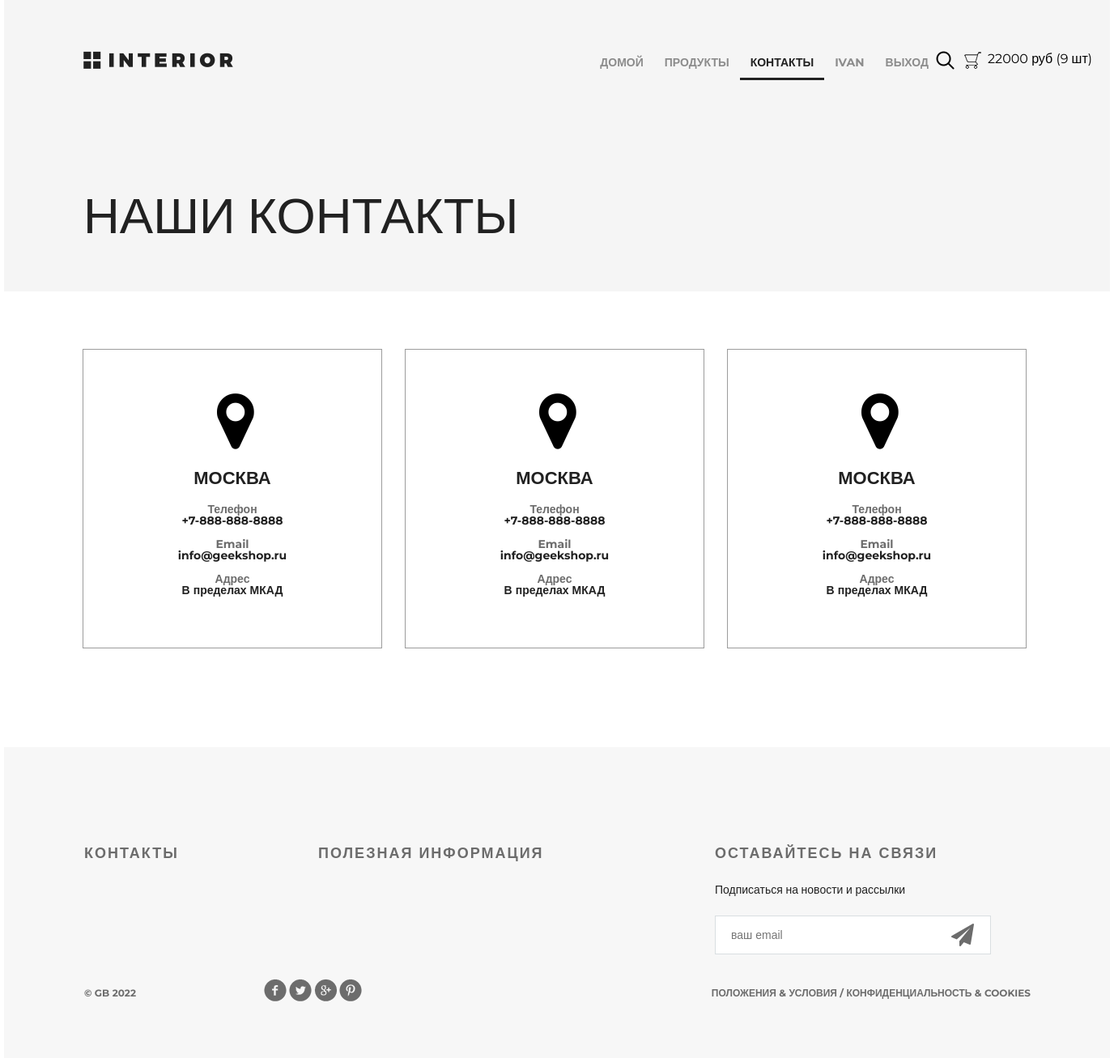
/contact/ (signed in), run on the app's committed database.
### authapp/models.py (models this page shows)
class ShopUser(AbstractUser):
    avatar = models.ImageField(upload_to='users', blank=True, verbose_name='Аватарка')
    age = models.PositiveSmallIntegerField(verbose_name='Возраст')

### basketapp/models.py (models this page shows, shortened)
class Basket(models.Model):
    product = models.ForeignKey(Product, on_delete=models.CASCADE, verbose_name='Товар')
    user = models.ForeignKey(settings.AUTH_USER_MODEL, on_delete=models.CASCADE, verbose_name='Пользователь')
    quantity = models.PositiveSmallIntegerField(default=0, verbose_name='Количество')
    created_at = models.DateTimeField(auto_now_add=True, verbose_name='Добавлен')
    class Meta:
        verbose_name = 'корзина'
        verbose_name_plural = 'корзины'
        ordering = ('created_at',)
    @property
    def product_cost(self):
        return self.product.price * self.quantity
    @property
    def total_quantity(self):
        _items = Basket.objects.filter(user=self.user)  # Получаем все тваоры из корзины по пользователю
        return sum(list(_items.values_list('quantity', flat=True)))
    @property
    def total_cost(self):
        _items = Basket.objects.filter(user=self.user)
        return sum(list(map(lambda x: x.product_cost, _items)))

### mainapp/models.py (models this page shows, shortened)
class Product(models.Model):
    category = models.ForeignKey(Category, on_delete=models.CASCADE, verbose_name='Категория', related_name='products')
    image = models.ImageField(upload_to='product', blank=True, null=True, verbose_name='Изображение')
    name = models.CharField(max_length=128, verbose_name='Название')
    short_desc = models.CharField(max_length=128, verbose_name='Краткое описание')
    description = models.TextField('Описание')
    price = models.DecimalField(max_digits=8, decimal_places=2, verbose_name='Цена')
    quantity = models.PositiveSmallIntegerField(default=0, verbose_name='Количество')
    is_active = models.BooleanField(default=True, verbose_name='Активен')
    class Meta:
        verbose_name = 'продукт'
        verbose_name_plural = 'продукты'

### mainapp/views.py (the view)
# urls.py: path('contact/', views.contact, name='contact'),
def contact(request):
    context = {
        'basket': get_basket(request.user)
    }
    return render(request, 'mainapp/contact.html', context)

### mainapp/services.py (called while the page is built)
def get_basket(user):
    basket_list = []
    if user.is_authenticated:
        basket_list = Basket.objects.filter(user=user)
    return basket_list

### mainapp/templates/mainapp/contact.html
{% extends 'mainapp/base.html' %}
{% load static %}
{% block menu %}
    <div class="hero">
        <div class="header clearfix">
            {% include 'mainapp/includes/inc_main_menu.html' %}
        </div>
        <h1>наши контакты</h1>
    </div>
{% endblock %}
{% block content %}
    <div class="location">
        <div class="location-1">
            <i class="fa fa-map-marker fa-5x"></i>
            <h4>Москва</h4>
            <div class="contacts">
                <h5>Телефон</h5>
                <p>+7-888-888-8888</p>
            </div>
            <div class="contacts">
                <h5>Email</h5>
                <p>info@geekshop.ru</p>
            </div>
            <div class="contacts">
                <h5>Адрес</h5>
                <p>В пределах МКАД</p>
            </div>
        </div>
        <div class="location-1">
            <i class="fa fa-map-marker fa-5x"></i>
            <h4>Москва</h4>
            <div class="contacts">
                <h5>Телефон</h5>
                <p>+7-888-888-8888</p>
            </div>
            <div class="contacts">
                <h5>Email</h5>
                <p>info@geekshop.ru</p>
            </div>
            <div class="contacts">
                <h5>Адрес</h5>
                <p>В пределах МКАД</p>
            </div>
        </div>
        <div class="location-1">
            <i class="fa fa-map-marker fa-5x"></i>
            <h4>Москва</h4>
            <div class="contacts">
                <h5>Телефон</h5>
                <p>+7-888-888-8888</p>
            </div>
            <div class="contacts">
                <h5>Email</h5>
                <p>info@geekshop.ru</p>
            </div>
            <div class="contacts">
                <h5>Адрес</h5>
                <p>В пределах МКАД</p>
            </div>
        </div>
    </div>
    <div class="clr"></div>
    </div>
{% endblock %}

### mainapp/templates/mainapp/includes/inc_main_menu.html (shortened to what this page needs)
<a href="{% url 'index' %}" class="logo"></a>
<ul class="menu">
    <li><a href="{% url 'index' %}" >домой</a></li>
    <li><a href="{% url 'products:products_hot_products' %}" >продукты</a></li>
    <li><a href="{% url 'contact' %}" {% if request.resolver_match.url_name == 'contact' %} class="active" {% endif %}>контакты</a>
    </li>
    {% if user.is_authenticated %}
        <li>
            <a href="{% url 'authapp:edit' %}">{{ user.first_name|default:'пользователь' }}</a>
        </li>
        <li>
            <a href="{% url 'authapp:logout' %}">выход</a>
        </li>
    {% else %}
        <li>
            <a href="{% url 'authapp:login' %}">вход</a>
        </li>
    {% endif %}
</ul>
<a href="#" class="search"></a>
<a href="{% url 'basket:list' %}" class="basket">
    <span style="display: block; margin-left: 30px; color: black;">
        {% if basket %}
            {{ basket.0.total_cost|floatformat:0 }} руб
            ({{ basket.0.total_quantity }} шт)
        {% endif %}
    </span>
</a>

### static/css/style.css (style rules this page uses)
* { margin: 0; padding: 0; }
body { font-family: 'Montserrat', sans-serif; }
html, body { height: 100%; }
.clr { height: 384px; }
.logo { background-image: url(/static/img/logo.png); margin-top: 63px; width: 185px; height: 22px; float: left; }
.menu { list-style-type: none; margin-top: 67px; float: right; }
.menu li { float: left; }
.menu a { color: #8c8c8c; font-size: 14px; font-weight: 700; text-align: right; text-transform: uppercase; text-decoration: none; padding: 10px 13px; }
.menu .active { color: #212121; font-weight: 700; border-bottom: 3px solid #212121; }
.search { display: block; width: 23px; height: 23px; background-image: url(/static/img/search.png); position: absolute; top: 63px; left: 1151px; }
.basket { display: block; width: 23px; height: 23px; background-image: url(/static/img/basket.png); position: absolute; top: 63px; left: 1185px; text-decoration: none; color: #555; }
.basket span { display: block; margin-left: 30px; width: 150px; }
.clearfix:after { content: ""; display: block; clear: both; }
.hero { background-color: #f5f5f5; height: 360px; padding-left: 98px; padding-right: 211px; position: relative; }
.hero h1 { color: #212121; font-size: 62px; font-weight: 100; text-align: left; margin-top: 142px; text-transform: uppercase; }
.location { padding: 0px 97px; }
.location-1 { height: 368px; width: 368px; border: 1px solid #9c9c9c; margin: 71px 28px 122px 0px; float: left; }
.location-1:last-child { margin: 71px 0px 122px 0px; }
.location i { display: block; margin: 48px auto 0px; width: 38px; }
.location h4 { margin: 23px auto 23px; text-transform: uppercase; text-align: center; color: #212121; font-size: 22px; font-weight: 700; line-height: 16px; }
.contacts { text-align: center; margin-bottom: 15px; line-height: 14px; color: #212121; font-size: 14px; font-weight: 700; }
.contacts h5 { color: #6c6c6c; font-size: 14px; font-weight: 700; }

### data on the page
ShopUser: first_name "IVAN"
Basket: user+product+quantity "22000", user "9"
